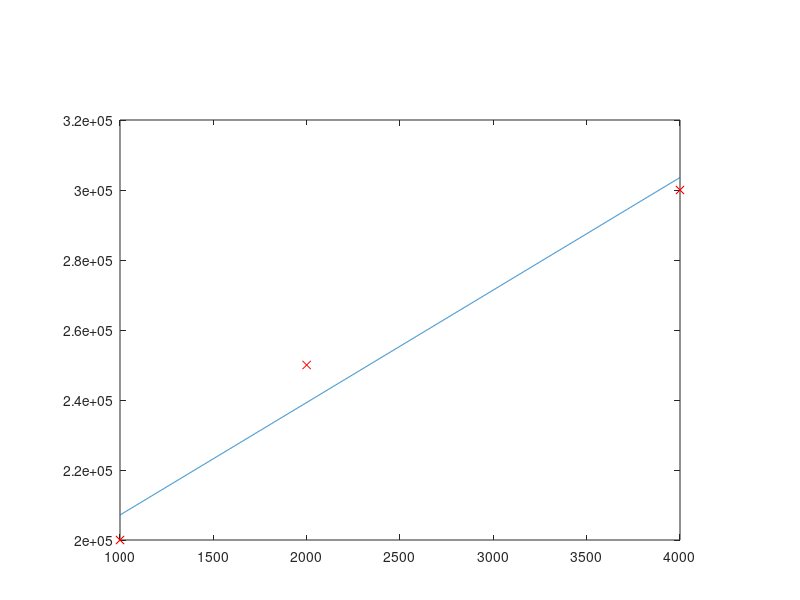

Write the MATLAB code that produced this figure.
% scaled features.
% x = square feet
% y = sale price
x = [1, 2, 4];
y = [2, 2.5,  3];

% function to calculate the predicted value
function result = h(x, t0, t1)
  result = t0 + t1 * x;
end

% given a theta_0 and theta_1, this function calculates
% their cost. We don't need this function, strictly speaking...
% but it is nice to print out the costs as gradient descent iterates.
% We should see the cost go down every time the values of theta get updated.
function distance = cost(theta_0, theta_1, x, y)
  distance = 0;
  for i = 1:length(x) % arrays in octave are indexed starting at 1
    square_feet = x(i);
    predicted_value = theta_0 + theta_1 * square_feet;
    actual_value = y(i);
    % how far off was the predicted value (make sure you get the absolute value)?
    distance = distance + abs(actual_value - predicted_value);
  end
  % get how far off we were on average
  distance = distance / length(x);
end

alpha = 0.1;
iters = 1500;
m = length(x);

% initial values
theta_0 = 0;
theta_1 = 0;

for i = 1:iters
  % we store this calculation in temporary variables,
  % because theta_0 and theta_1 must be updated *together*.
  % i.e. we can't update theta_0 and use the new theta_0 value
  % while updating theta_1.
  cost_0 = 0;
  for j = 1:m
    cost_0 += (h(x(j), theta_0, theta_1) - y(j));
  end
  temp_0 = theta_0 - alpha * 1/m * cost_0;

  cost_1 = 0;
  for j = 1:m
    cost_1 += ((h(x(j), theta_0, theta_1) - y(j)) * x(j));
  end
  temp_1 = theta_1 - alpha * 1/m * cost_1;

  theta_0 = temp_0;
  
  theta_1 = temp_1;

  % print out the new values of theta for each iteration,
  % as well as the new, lower cost
  disp([theta_0, theta_1, cost(theta_0, theta_1, x, y)]);
end

% scale the values of theta, they
% were too small because we did feature scaling
theta_0 = theta_0 * 100000;
theta_1 *= 100;

% un-scale the features. So now we should be
% back to [1000, 2000, 4000] for square feet,
% from [1, 2, 4].
x *= 1000;
y *= 100000;

% plot the data and the best-fit line
figure;
% set (0,'defaultaxesposition', [0.15, 0.1, 0.7, 0.7]);

set (0,'defaultaxesposition', [0.15, 0.1, 0.7, 0.7]);

plot(x, y, 'rx');
hold on;
plot(1000:4000, h(1000:4000, theta_0, theta_1));

% tell me how much to sell a 3000 square foot home for:
disp(h(3000, theta_0, theta_1));
